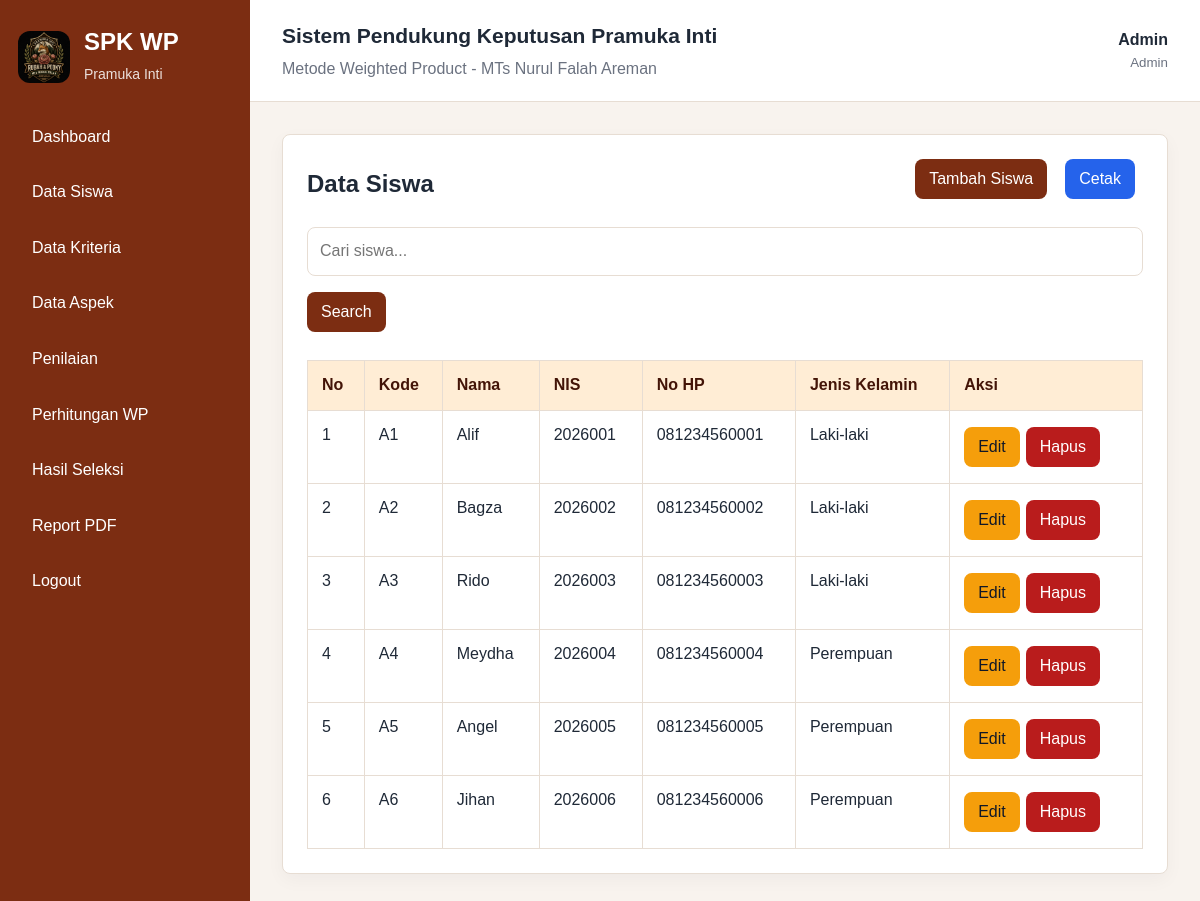
The app's page /pages/siswa/index.php (signed in) with its own data.
### tables this page shows
CREATE TABLE siswa (
    id_siswa INT AUTO_INCREMENT PRIMARY KEY,
    kode_siswa VARCHAR(20) NOT NULL UNIQUE,
    nama_siswa VARCHAR(100) NOT NULL,
    nis VARCHAR(30) NOT NULL,
    no_handphone VARCHAR(20) NOT NULL,
    jenis_kelamin ENUM('Laki-laki','Perempuan') NOT NULL,
    created_at TIMESTAMP DEFAULT CURRENT_TIMESTAMP
);

### includes/auth.php (called while the page is built, shortened)
<?php
function e($value): string
{
    return htmlspecialchars((string) $value, ENT_QUOTES, 'UTF-8');
}
function user_role(): string
{
    return $_SESSION['user']['role'] ?? '';
}
function can_manage_master(): bool
{
    return user_role() === 'admin';
}

### pages/siswa/index.php (the view, shortened to what this page needs)
<?php
require_once __DIR__ . '/../../config/database.php';
require_once __DIR__ . '/../../includes/auth.php';
$keyword = trim($_GET['q'] ?? '');
$stmt = $pdo->prepare('SELECT * FROM siswa WHERE nama_siswa LIKE ? OR kode_siswa LIKE ? OR nis LIKE ? ORDER BY kode_siswa ASC');
$search = '%' . $keyword . '%';
$stmt->execute([$search, $search, $search]);
$siswa = $stmt->fetchAll();
include __DIR__ . '/../../includes/header.php';
?>
<div class="card">
    <div class="toolbar">
        <h2>Data Siswa</h2>
        <div>
            <?php if (can_manage_master()): ?><a class="btn btn-primary" href="tambah.php">Tambah Siswa</a><?php endif; ?>
            <a class="btn btn-print" href="cetak.php" target="_blank">Cetak</a>
        </div>
    </div>
    <form class="toolbar" method="get">
        <input type="search" name="q" placeholder="Cari siswa..." value="<?= e($keyword) ?>">
        <button class="btn btn-primary" type="submit">Search</button>
    </form>
    <div class="table-responsive">
        <table>
            <thead><tr><th>No</th><th>Kode</th><th>Nama</th><th>NIS</th><th>No HP</th><th>Jenis Kelamin</th><?php if (can_manage_master()): ?><th>Aksi</th><?php endif; ?></tr></thead>
            <tbody>
            <?php foreach ($siswa as $i => $row): ?>
                <tr>
                    <td><?= $i + 1 ?></td><td><?= e($row['kode_siswa']) ?></td><td><?= e($row['nama_siswa']) ?></td><td><?= e($row['nis']) ?></td><td><?= e($row['no_handphone']) ?></td><td><?= e($row['jenis_kelamin']) ?></td>
                    <?php if (can_manage_master()): ?><td><a class="btn btn-warning" href="edit.php?id=<?= e($row['id_siswa']) ?>">Edit</a><a class="btn btn-danger" href="hapus.php?id=<?= e($row['id_siswa']) ?>" data-confirm="Hapus data siswa ini?">Hapus</a></td><?php endif; ?>
                </tr>
            <?php endforeach; ?>
            </tbody>
        </table>
    </div>
</div>
<?php include __DIR__ . '/../../includes/footer.php'; ?>

### assets/css/style.css (style rules this page uses)
:root { --primary: #7c2d12; --primary-light: #ffedd5; --dark: #1f2937; --muted: #6b7280; --border: #e7ddd3; --bg: #f8f3ee; --white: #ffffff; --danger: #b91c1c; --warning: #854d0e; }
* { box-sizing: border-box; }
body { margin: 0; font-family: Arial, sans-serif; background: var(--bg); color: var(--dark); line-height: 1.55; }
a { color: inherit; text-decoration: none; }
input, select, textarea, button { font: inherit; }
.card { background: var(--white); border: 1px solid var(--border); border-radius: 8px; padding: 24px; margin-bottom: 24px; box-shadow: 0 6px 18px rgba(15, 23, 42, .04); }
.card h2, .card h3 { margin: 0 0 16px; line-height: 1.3; }
.toolbar { display: flex; justify-content: space-between; gap: 16px; flex-wrap: wrap; align-items: center; margin-bottom: 20px; }
.toolbar h2 { margin: 0; line-height: 1.3; }
.toolbar>div { display: flex; flex-wrap: wrap; gap: 10px; }
.table-responsive { overflow-x: auto; }
table { width: 100%; border-collapse: collapse; background: var(--white); }
th, td { border: 1px solid var(--border); padding: 12px 14px; text-align: left; vertical-align: top; }
th { background: var(--primary-light); color: #431407; }
td .btn { margin: 4px 6px 4px 0; }
input, select, textarea { width: 100%; border: 1px solid var(--border); border-radius: 8px; padding: 11px 12px; background: #fff; }
.btn { display: inline-flex; align-items: center; justify-content: center; gap: 6px; border: 0; border-radius: 8px; padding: 10px 14px; cursor: pointer; background: #e5e7eb; color: var(--dark); margin: 0 8px 8px 0; line-height: 1.25; min-height: 40px; }
.btn-primary { background: var(--primary); color: var(--white); }
.btn-danger { background: var(--danger); color: var(--white); }
.btn-warning { background: #f59e0b; color: #111827; }
.btn-print { background: #2563eb; color: var(--white); }

### records on screen
siswa: kode_siswa "A1", nama_siswa "Alif", nis "2026001", no_handphone "081234560001", jenis_kelamin "Laki-laki"
siswa: kode_siswa "A2", nama_siswa "Bagza", nis "2026002", no_handphone "081234560002", jenis_kelamin "Laki-laki"
siswa: kode_siswa "A3", nama_siswa "Rido", nis "2026003", no_handphone "081234560003", jenis_kelamin "Laki-laki"
siswa: kode_siswa "A4", nama_siswa "Meydha", nis "2026004", no_handphone "081234560004", jenis_kelamin "Perempuan"
siswa: kode_siswa "A5", nama_siswa "Angel", nis "2026005", no_handphone "081234560005", jenis_kelamin "Perempuan"
siswa: kode_siswa "A6", nama_siswa "Jihan", nis "2026006", no_handphone "081234560006", jenis_kelamin "Perempuan"

### other values on screen
$_SESSION['user']['nama'] "Admin"
str_replace('_', ' ', user_role()) "Admin"
